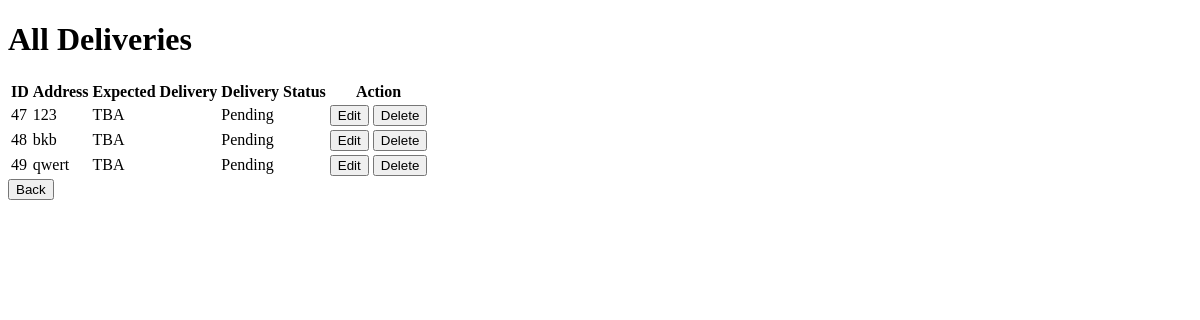
The page /viewdel on the database as committed earlier.
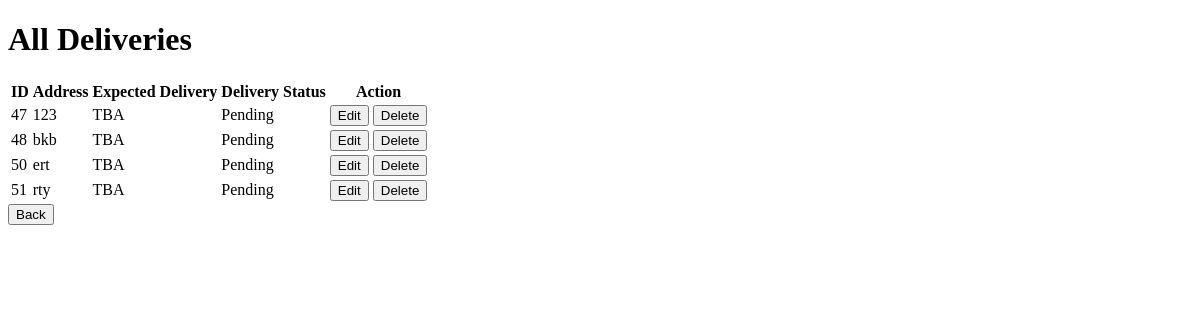
The same page on the database as committed later.
### main.py (models this page shows)
class Delivery(db.Model):
    id = db.Column(db.Integer, primary_key=True)
    customer_id = db.Column(db.Integer, db.ForeignKey('customer.id'), nullable=False)  # Link to customer
    delivery_status = db.Column(db.String(50), default="Pending")
    expected_delivery_date = db.Column(db.String(50), nullable=False)
    address = db.Column(db.String(255), nullable=False)
    customer = db.relationship('customer', backref=db.backref('deliveries', lazy=True))

### main.py (the view)
@tandtweb.route('/viewdel', methods=['GET'])
def view_del():
    delivery_list = Delivery.query.all()
    return render_template('viewdel.html', delivery_list=delivery_list)

### templates/viewdel.html (shortened to what this page needs)
<!DOCTYPE html>
<html lang="en">
<head>
</head>
<body>
    <h1>All Deliveries</h1>
    <table>
        <thead>
            <tr>
                <th>ID</th>
                <th>Address</th>
                <th>Expected Delivery</th>
                <th>Delivery Status</th>
                <th>Action</th>
            </tr>
        </thead>
        <tbody>
            {% for delivery in delivery_list %}
                <tr>
                    <td>{{ delivery.id }}</td>
                    <td>{{ delivery.address }}</td>
                    <td>{{ delivery.expected_delivery_date }}</td>
                    <td>{{ delivery.delivery_status }}</td>
                    <td>
                        <form action="/editdel/{{ delivery.id}}" method="GET" style="display: inline;">
                            <button type="submit">Edit</button>
                        </form>
                        <form action="/deletedelivery/{{ delivery.id }}" method="POST" style="display: inline;"
                        onsubmit="return confirm('Are you sure you want to delete this delivery?')">
                      <button type="submit" >Delete</button>
                  </form>
                    </td>
                </tr>
            {% endfor %}
        </tbody>
    </table>
    <button type="button" onclick="window.location.href='/courierhome'">Back</button>
</body>
</html>

Rows that differ between the two databases and show on the page:
removed Delivery: id "49", address "qwert", expected_delivery_date "TBA", delivery_status "Pending"
added Delivery: id "50", address "ert", expected_delivery_date "TBA", delivery_status "Pending"
added Delivery: id "51", address "rty", expected_delivery_date "TBA", delivery_status "Pending"
